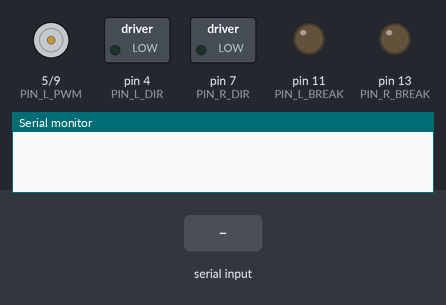
The sketch below on a simulated Arduino Uno, built with avr-gcc and run on an emulated ATmega328P. Shown: motor-driver pin pairs drawn as motors (green arrow = first pin HIGH = forward, orange = second pin HIGH = backward, longer = more drive), switched loads named in the sketch (green lamp = pin HIGH), output pins drawn as LEDs (lit = HIGH), the last lines printed to the serial monitor. Inputs (shaded band) come from the test bench.

Above: at 0.05 s.
At 1.2 s:
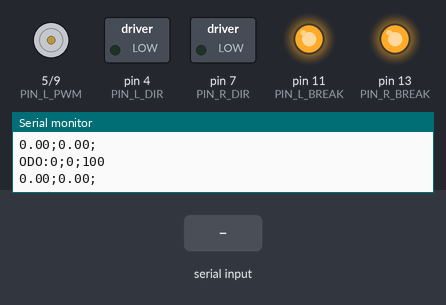
1.3 s: "CMD:;45\n" received over Serial
At 1.55 s:
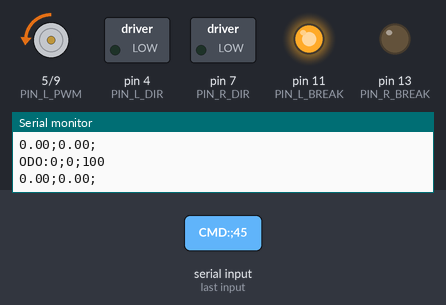
Timing chart, 0 to 4.3 s (numbered marks = the images above; inputs shaded):
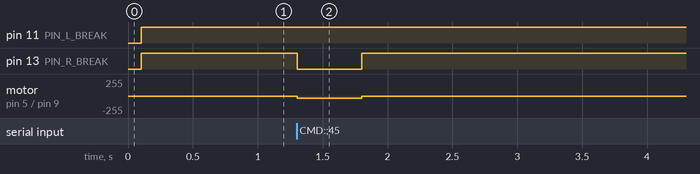

The sketch:

odometrypulse-malha.ino
```cpp
#include <PinChangeInterrupt.h>

// --- PINOS MOTORES ---
#define PIN_L_DIR 4
#define PIN_L_PWM 5
#define PIN_L_BREAK 11
#define PIN_R_DIR 7
#define PIN_R_PWM 9
#define PIN_R_BREAK 13


// --- PINOS ODOMETRIA ---
#define ODO_L 10 // enconder B esquerda
#define ODO_R 6 // enconder B direita
#define ODO_A_L 2
#define ODO_A_R 3

// --- AJUSTES DE POTÊNCIA E CORREÇÃO ---
const int MAX_PWM = 40; // Aumentado para ter torque (ajuste se ficar muito rápido)
const int MIN_PWM = 10;  // Força mínima para vencer a inércia
const float TRIM_ESQ = 0.000;
const float TRIM_DIR = -0.07;

// --- VARIÁVEIS DE ODOMETRIA ---
volatile long pulsosEsq = 0;
volatile long pulsosDir = 0;
volatile long pulsosEsqAnt = 0;
volatile long pulsosDirAnt = 0;
unsigned long tempoAnterior = 0;

float metros_por_pulso = 0.165*3.1415/45.0;

float varEsq = 0.0;
float varDir = 0.0;

float velEsq = 0.0;
float velDir = 0.0;

float setPointEsq = 0.0;
float setPointDir = 0.0;

float pwmEsq = 0;
float pwmDir = 0;

float pwmEsqOffset = 0;
float pwmDirOffset = 0;

float kp = 4.0;

// --- VARIÁVEIS DE CONTROLE ROS ---
float target_ros_E = 0;
float target_ros_D = 0;
unsigned long last_cmd_time = 0;
const float MAX_VEL_M_S = 1.0;

void setup() {
  Serial.begin(115200);
  pinMode(PIN_L_DIR, OUTPUT); pinMode(PIN_R_DIR, OUTPUT);
  pinMode(PIN_L_BREAK, OUTPUT); pinMode(PIN_R_BREAK, OUTPUT);

  pinMode(ODO_L, INPUT_PULLUP);
  pinMode(ODO_R, INPUT_PULLUP);
  pinMode(ODO_A_L, INPUT_PULLUP);
  pinMode(ODO_A_R, INPUT_PULLUP);
  attachPinChangeInterrupt(digitalPinToPCINT(ODO_A_L), countEsq, RISING);
  attachPinChangeInterrupt(digitalPinToPCINT(ODO_A_R), countDir, RISING);
}

void loop() {
  // 1. LEITURA COMANDOS ROS 2
  while (Serial.available() > 0) {
    String input = Serial.readStringUntil('\n');
    if (input.startsWith("CMD:")) {
      int separator = input.indexOf(';', 4);
      if (separator != -1) {
        float vE = input.substring(4, separator).toFloat();
        float vD = input.substring(separator + 1).toFloat();
        //target_ros_E = (vE / MAX_VEL_M_S) * 100.0;
        //target_ros_D = (vD / MAX_VEL_M_S) * 100.0;

        target_ros_E = vE;
        target_ros_D = vD;
        last_cmd_time = millis();
      }
    }
  }

  // 2. CONTROLE DE SEGURANÇA (Watchdog ROS)
  if (millis() - last_cmd_time < 500) {
    setPointDir = target_ros_D;
    setPointEsq = target_ros_E;
  } else {
    setPointDir = 0;
    setPointEsq = 0;
    pwmDir = 0;
    pwmEsq = 0;
  }

  // 3. ENVIO DOS PULSOS CRUS PARA O ROS
  unsigned long tempoAtual = millis();
  unsigned long dt_ms = tempoAtual - tempoAnterior;

  if (dt_ms >= 100) {
    // Formato: ODO:pulsosEsq;pulsosDir;dt_ms
    Serial.print("ODO:");
    Serial.print(pulsosEsq); Serial.print(";");
    Serial.print(pulsosDir); Serial.print(";");
    Serial.println(dt_ms);

    tempoAnterior = tempoAtual;


    // Malha de Controle

    varEsq = metros_por_pulso * (pulsosEsq - pulsosEsqAnt);
    varDir = metros_por_pulso * (pulsosDir - pulsosDirAnt);


    velEsq = -varEsq/(dt_ms*0.001);
    velDir = varDir/(dt_ms*0.001);

    Serial.print(velEsq); Serial.print(";");
    Serial.print(velDir); Serial.println(";");

    pulsosEsqAnt = pulsosEsq;
    pulsosDirAnt = pulsosDir;

    if (abs(setPointDir) < 0.001) pwmDir = 0;
    else pwmDir += (setPointDir - velDir) * kp;

    if (abs(setPointEsq) < 0.001) pwmEsq = 0;
    else pwmEsq += (setPointEsq - velEsq) * kp;

    //pwmDir = constrain(pwmDir, -100, 100);
    //pwmEsq = constrain(pwmEsq, -100, 100);
    //if(pwmEsq >= 0){
    //  pwmEsqOffset = pwmEsq + 5;
    //}
    //if(pwmEsq <= 0){
    //  pwmEsqOffset = pwmEsq - 5;
    //}

    //if(pwmDir >= 0){
    //  pwmDirOffset = pwmDir + 5;
    //}
    //if(pwmDir <= 0){
    //  pwmDirOffset = pwmDir - 5;
    //}


    if(pwmDir >= 100){
      pwmDir = 100;
    }
    if(pwmDir <= -100){
      pwmDir = -100;
    }
    if(pwmEsq >= 100){
      pwmEsq = 100;
    }
    if(pwmEsq <= -100){
      pwmEsq = -100;
    }

    moveMotor(int(pwmDir), int(pwmEsq));
    //moveMotor(0, -20);


  }
}

void moveMotor(int velD, int velE) {
  if(abs(velE) < 5) velE = 0;
  if(abs(velD) < 5) velD = 0;

  int magE = abs(velE);
  int magD = abs(velD);

  magE = constrain(magE + (magE * TRIM_ESQ), 0, 100);
  magD = constrain(magD + (magD * TRIM_DIR), 0, 100);

  if (magE != 0) {
    int pwmE = map(magE, 5, 100, MIN_PWM, MAX_PWM);
    digitalWrite(PIN_L_BREAK, LOW);
    digitalWrite(PIN_L_DIR, (velE > 0));
    analogWrite(PIN_L_PWM, pwmE);
  } else {
    digitalWrite(PIN_L_BREAK, HIGH);
    analogWrite(PIN_L_PWM, 0);
  }

  if (magD != 0) {
    int pwmD = map(magD, 5, 100, MIN_PWM, MAX_PWM);
    digitalWrite(PIN_R_BREAK, LOW);
    digitalWrite(PIN_R_DIR, (velD < 0));
    analogWrite(PIN_R_PWM, pwmD);
  } else {
    digitalWrite(PIN_R_BREAK, HIGH);
    analogWrite(PIN_R_PWM, 0);
  }
}

// --- FUNÇÕES DE INTERRUPÇÃO LIMPAS ---
void countEsq() { // ajustar o nome de acordo com o pino de direção do encoder
  if (digitalRead(ODO_L) == HIGH){
    pulsosEsq--;
  }
  else{
    pulsosEsq++;
  }
}
void countDir() { // ajustar o nome de acordo com o pino de direção do encoder
  if (digitalRead(ODO_R) == LOW) pulsosDir++; else pulsosDir--;
}
```

Measured:
- after the input at 1.3 s, pin 13 (PIN_R_BREAK): HIGH → LOW at once, → HIGH 0.50 s later; motor on pin 5 (PIN_L_PWM) / pin 9 (PIN_R_PWM): stopped → backward 37/255 at once, → stopped 0.50 s later
